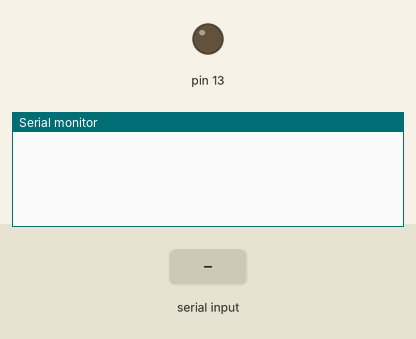
The sketch below on a simulated Arduino Uno, built with avr-gcc and run on an emulated ATmega328P. Shown: output pins drawn as LEDs (lit = HIGH), the last lines printed to the serial monitor. The inputs (shaded band) are chosen by the test bench.

Above: at 1.2 s.
1.3 s: "1\n" received over Serial
At 2.6 s:
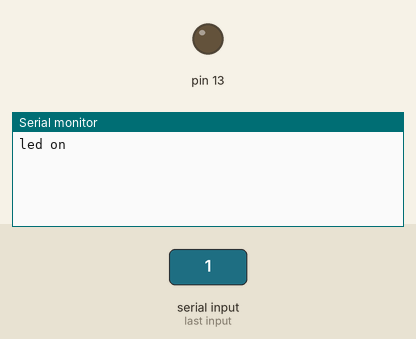
3.5 s: "2\n" received over Serial
At 5.0 s:
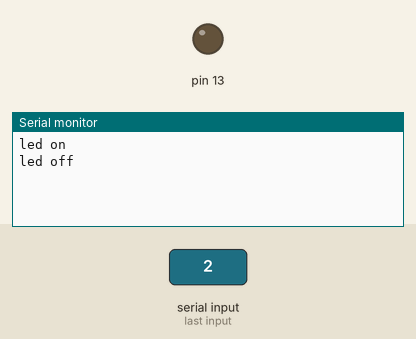

Measured:
- after the input at 1.3 s, the serial monitor: prints a new line after 0.70 s (image 1)
- after the input at 3.5 s, the serial monitor: prints a new line at once (image 2)

The sketch:

serial3.ino
```cpp
void setup() {
  // put your setup code here, to run once:
pinMode(13,OUTPUT);
Serial.begin(9600);
}

void loop() {
  // put your main code here, to run repeatedly:
int mydata=Serial.parseInt();
//char mydata=Serial.readString();
if(mydata==1)
//if(mydata=='on')
{
  Serial.println("led on");
}
else if(mydata==2)//default value in a for int is zero
//else if(mydata=='off')//default value for string is null
{
  Serial.println("led off");
}
delay(1000);
}
```
